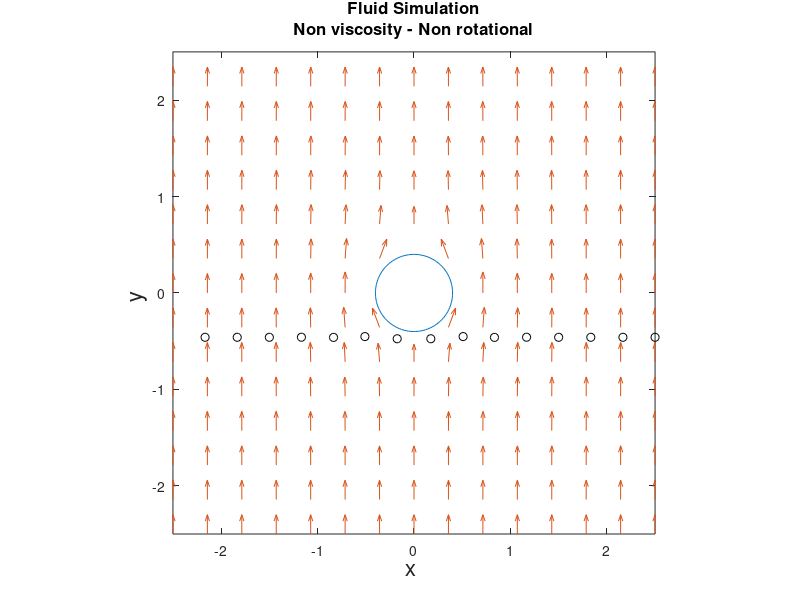
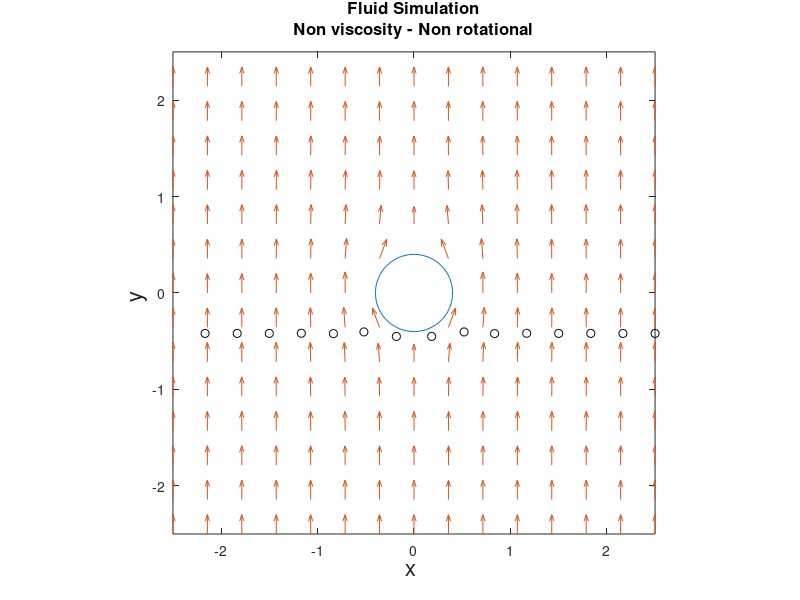
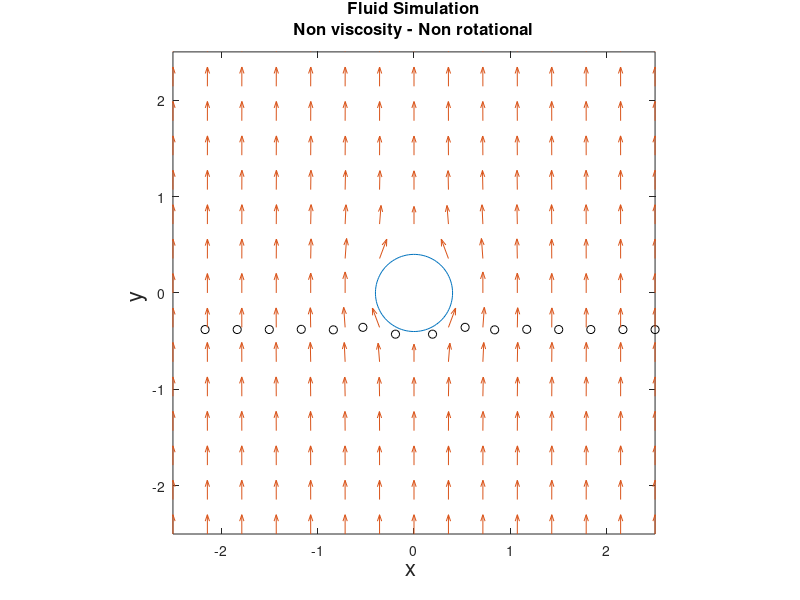
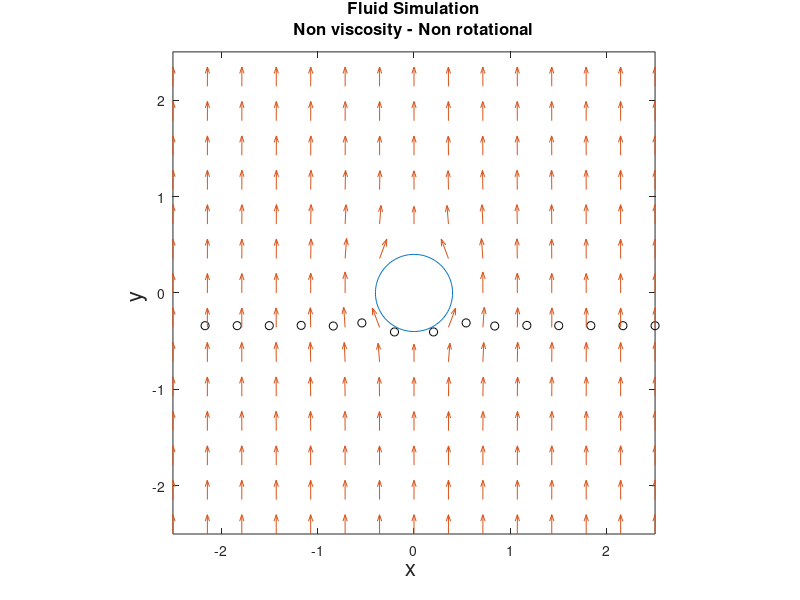

Recreate these plots in MATLAB, in order. (Note: a time limit stopped this script after it produced the figures.)

a=0.4; %circle radious
v0=10; %limit velocity
N=15; % number of points in the grid
l=-2.5; % lower limit in space interval
u=2.5;  % uper limit in space interval
lz=l;

Np=1  %number of lines of particles

scale_factor = 0.02; %velocity scale fator

%------------Mesh grid------------
xx=linspace(l,u,N); 

zz=linspace(lz,u,N);

[x,z]=meshgrid(xx,zz);

%------------Velocity field------------

vx=-(3*v0*a^3/2)*z.*x./sqrt(x.^2+z.^2).^5;
vz=v0+(v0*a^3/2)*(1 ./sqrt(x.^2+z.^2).^3-2*(z.^2)./sqrt(x.^2+z.^2).^5);


for i=1:N
  for j=1:N
    cond= sqrt(x(i,j)^2+z(i,j)^2);
    if (cond<a)
      vx(i,j)=0;
      vz(i,j)=0;
    endif
   endfor
endfor

%------------Particles Initial Position------------

xp=zeros(Np,N);
zp=zeros(Np,N);



for i=1:Np
  for j=1:N
    xp(i,j)=l + ((u-l)/N)*j;
    zp(i,j)=lz+(i-1)*((u-lz)/(2.8*Np))+2;
  endfor
endfor


%------------------------time loop----------------

dt=0.2 % time step

for i=1:100
  for k=1:Np
    disp ("--------line---------"), disp( k),disp("--------------------")
    for j=1:N
      
      
      %velocity interpolation
      vxp = interp2 (x, z, vx, xp(k,j), zp(k,j),'spline');
      vzp = interp2 (x, z, vz, xp(k,j), zp(k,j),'spline');
      
      
      %actualize particle position
      xp(k,j) +=scale_factor*vxp*dt;
      zp(k,j) +=scale_factor*vzp*dt;
      
      %Collision with central object
      cond= sqrt(xp(k,j)^2+zp(k,j)^2)
      
 
      if(cond<a)
      
        A=(scale_factor*vxp_prev)^2+(scale_factor*vzp_prev)^2;
        B=2*(xp_prev*vxp_prev*scale_factor+zp_prev*vzp_prev*scale_factor);
        C=xp_prev^2+zp_prev^2-a^2;
        
        
        dt_new2_a=(-B+sqrt(B^2-4*A*C))/(2*A);
        dt_new2_b=(-B-sqrt(B^2-4*A*C))/(2*A);
        
        
        dt_new2=dt_new2_a
        
      
        xp(k,j) = xp_prev+scale_factor*vxp_prev*dt_new2;
        zp(k,j) =zp_prev+scale_factor*vzp_prev*dt_new2;

      
     endif
     
     xp_prev=scale_factor*vxp*dt;
     zp_prev=scale_factor*vzp*dt;
     vxp_prev=vxp;
     vzp_prev=vzp;

    endfor
endfor
  
    %------------------------Plot particles position----------------
    plot(xp,zp,'ko');
      
    %------------------------Plot axis properties-------------------
    title ({"Fluid Simulation";"Non viscosity - Non rotational"},"fontsize", 12);
    xlabel ("x ","fontsize", 16);
    ylabel ("y ","fontsize", 16);


    daspect ([1 1])
    axis([l u lz u])
      
    hold on
  %--------------Plot obstacle--------------------
  t = linspace(0,2*pi,100)'; 

  xc=a*cos(t);
  zc=a*sin(t);

  plot(xc,zc);
  %---------------Plot vectorial field
  h = quiver (x,  z, vx*scale_factor, vz*scale_factor,'AutoScale','off');
  hold off
  %--------------Print plot
  filename=sprintf('E:/Digipen/PHY250/2021/Fluid_simulation/vectorialfield/animation/%05d.png',i);
  print(filename);
endfor
